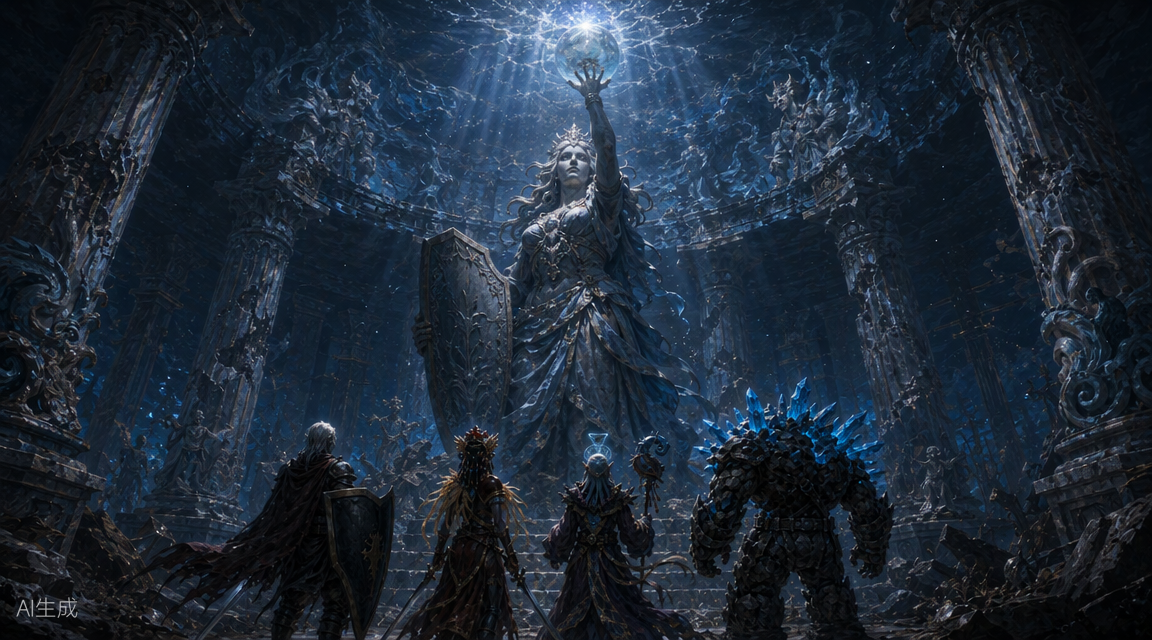
#> input picture images/gen/raw-ch7-statue.png, 1152 x 640 px, found by its file name
$ python process_scenes.py
#> lines starting #> are read from the running program, lines starting #| are printed output that depends on the picture
#!/usr/bin/env python3
"""Crop and compress generated chronicle art for the website."""
from pathlib import Path
from PIL import Image, ImageOps

ROOT = Path(__file__).resolve().parent.parent
IMAGES = ROOT / "public" / "images"
JOBS = {
    "raw-ch7-statue.png": "banner-ch7.jpg",
    "raw-ch7-door.png": "scene-ch7-door.jpg",
    "raw-ch7-spider.png": "scene-ch7-spider.jpg",
    "raw-ch8-pillar.png": "banner-ch8.jpg",
    "raw-ch8-graznak.png": "scene-ch8-graznak.jpg",
    "raw-ch8-portal.png": "scene-ch8-portal.jpg",
    "raw-ch9-hydra.png": "banner-ch9.jpg",
    "raw-ch9-shrine.png": "scene-ch9-shrine.jpg",
}

for source, target in JOBS.items():
    src = IMAGES / "gen" / source
    if not src.exists():
        print(f"SKIP missing {source}")
        continue
    dst = IMAGES / target
    with Image.open(src) as im:
#> im is the input picture: PIL image 1152x640 RGB; mean R, G, B 30.6, 42.3, 55.8
        fitted = ImageOps.fit(im.convert("RGB"), (1600, 850), Image.Resampling.LANCZOS)
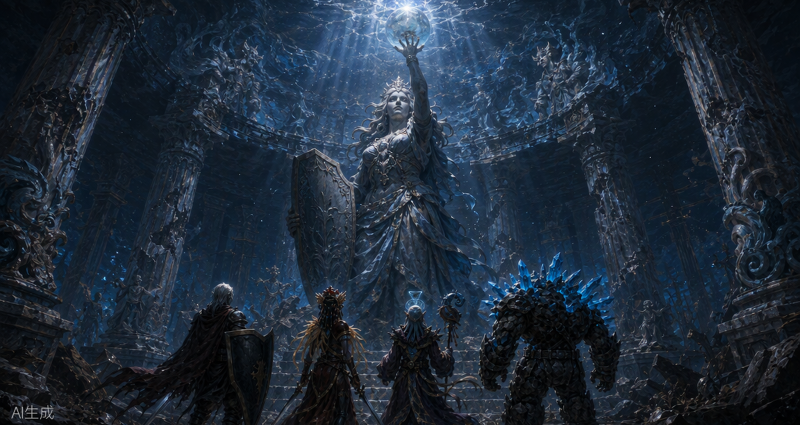
#> fitted: PIL image 1600x850 RGB (shown at 1/2 size); mean R, G, B 30.8, 42.7, 56.5
        fitted.save(dst, "JPEG", quality=88, optimize=True, progressive=True)
#> (the run stopped early here; a loop or call above may not have finished)
